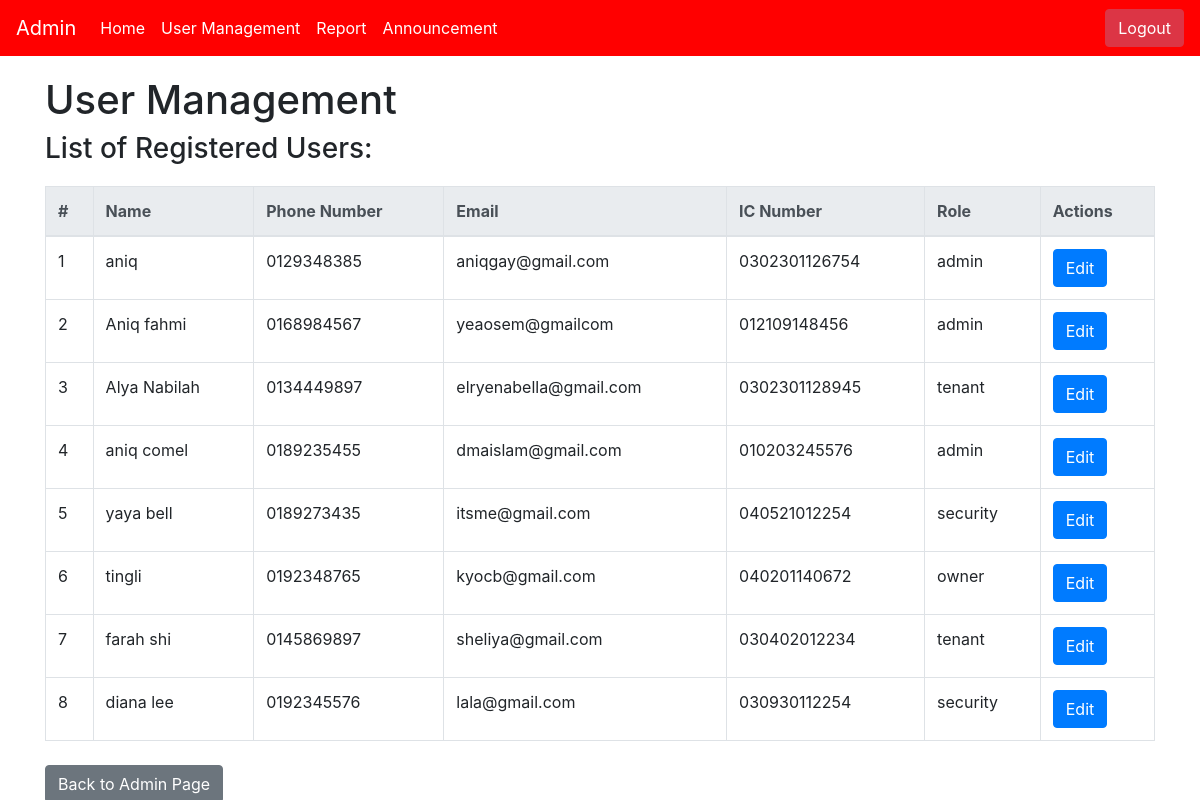
The app's page /user_management with its own data.
### app.py (models this page shows)
class User(db.Model):
    __tablename__ = 'users'
    id = db.Column(db.Integer, primary_key=True)
    name = db.Column(db.String(100), nullable=False)
    phone_number = db.Column(db.String(20), nullable=False, unique=True)
    email = db.Column(db.String(120), nullable=False, unique=True)
    ic_number = db.Column(db.String(20), nullable=False, unique=True)
    password = db.Column(db.String(60), nullable=False)
    role = db.Column(db.String(10), nullable=False)
    qr_code = db.Column(db.String(255))

### app.py (the view)
@app.route('/user_management')
def user_management():
    users = User.query.all()
    return render_template('user_management.html', users=users)

### templates/user_management.html (shortened to what this page needs)
<!DOCTYPE html>
<html lang="en">
<head>
    <link rel="stylesheet" href="https://cdn.jsdelivr.net/npm/bootstrap@4.3.1/dist/css/bootstrap.min.css">
</head>
<body>
    <nav class="navbar navbar-expand-lg navbar-light" style="background-color: #FF0000; color: white;">
        <a class="navbar-brand" href="#" style="color: white;">Admin</a>
        <div class="collapse navbar-collapse" id="navbarNav">
          <ul class="navbar-nav">
            <li class="nav-item active">
              <a class="nav-link" href="#" style="color: white;">Home <span class="sr-only">(current)</span></a>
            </li>
            <li class="nav-item">
              <a class="nav-link" href="{{ url_for('user_management') }}" style="color: white;">User Management</a>
            </li>
            <li class="nav-item">
              <a class="nav-link" href="{{ url_for('view_incident_reports') }}" style="color: white;">Report</a>
            </li>
            <li class="nav-item">
              <a class="nav-link" href="{{ url_for('view_announcements') }}" style="color: white;">Announcement</a>
          </li>
          </ul>
        </div>
        <form class="form-inline my-2 my-lg-0 ml-auto" action="{{ url_for('logout') }}" method="post">
          <button type="submit" class="btn btn-danger">Logout</button>
        </form>
    </nav>
    <div class="container">
        <h1>User Management</h1>
        <div>
            <h3>List of Registered Users:</h3>
            <table class="table table-bordered">
                <thead class="thead-light">
                    <tr>
                        <th>#</th>
                        <th>Name</th>
                        <th>Phone Number</th>
                        <th>Email</th>
                        <th>IC Number</th>
                        <th>Role</th>
                        <th>Actions</th>
                    </tr>
                </thead>
                <tbody>
                    {% for user in users %}
                    <tr>
                        <td>{{ user.id }}</td>
                        <td>{{ user.name }}</td>
                        <td>{{ user.phone_number }}</td>
                        <td>{{ user.email }}</td>
                        <td>{{ user.ic_number }}</td>
                        <td>{{ user.role }}</td>
                        <td>
                            <a href="{{ url_for('edit_user', user_id=user.id) }}" class="btn btn-primary">Edit</a>
                        </td>
                    </tr>
                    {% endfor %}
                </tbody>
            </table>
        </div>
    </div>
    <div class="container mt-4">
        <a href="{{ url_for('admin_page') }}" class="btn btn-secondary">Back to Admin Page</a>
    </div>
</body>
</html>

### templates/user_management.html (style rules this page uses)
.container { margin-top: 20px; }
.table { margin-top: 20px; }
th, td { padding: 8px; }

### records on screen
User: id "1", name "aniq", phone_number "0129348385", email "aniqgay@gmail.com", ic_number "0302301126754", role "admin"
User: id "2", name "Aniq fahmi", phone_number "0168984567", email "yeaosem@gmailcom", ic_number "012109148456", role "admin"
User: id "3", name "Alya Nabilah", phone_number "0134449897", email "elryenabella@gmail.com", ic_number "0302301128945", role "tenant"
User: id "4", name "aniq comel", phone_number "0189235455", email "dmaislam@gmail.com", ic_number "010203245576", role "admin"
User: id "5", name "yaya bell", phone_number "0189273435", email "itsme@gmail.com", ic_number "040521012254", role "security"
User: id "6", name "tingli", phone_number "0192348765", email "kyocb@gmail.com", ic_number "040201140672", role "owner"
User: id "7", name "farah shi", phone_number "0145869897", email "sheliya@gmail.com", ic_number "030402012234", role "tenant"
User: id "8", name "diana lee", phone_number "0192345576", email "lala@gmail.com", ic_number "030930112254", role "security"
